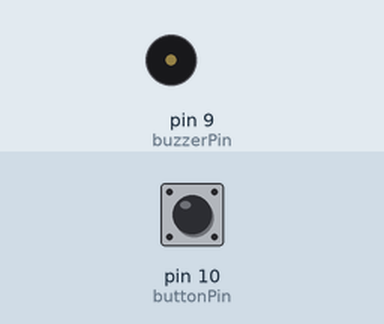
A sketch run on a simulated Arduino Uno, built with avr-gcc and run on an emulated ATmega328P. Parts: buzzer (waves = sounding). The inputs (shaded band) are chosen by the test bench; at power-on: pin 10 (buttonPin) LOW.

Above: at 1.2 s.
1.3 s: pin 10 (buttonPin) pulled HIGH for 0.15 s
At 1.55 s:
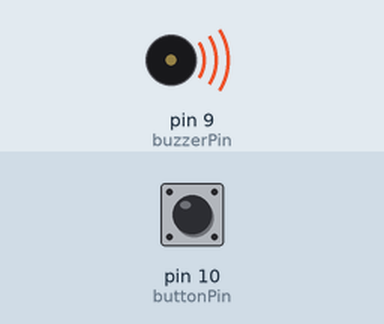
Timing chart, 0 to 10.4 s (numbered marks = the images above; inputs shaded):
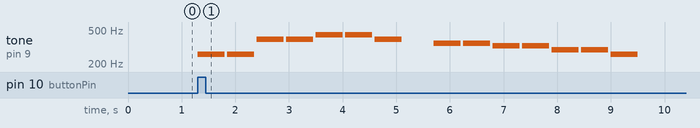

The sketch:

code.ino
```cpp
// Global variables
int SOUND_DURATION = 500;      // 500 milliseconds
int SILENCE_DURATION = 50;     // 50 milliseconds
int MELODY[] = {1, 1, 5, 5, 6, 6, 5, 0, 4, 4, 3, 3, 2, 2, 1}; // Melody for "Twinkle Twinkle Little Star"

const int buzzerPin = 9;       // Pin connected to the buzzer
const int buttonPin = 10;       // Pin connected to the push down button

void setup() {
  pinMode(buzzerPin, OUTPUT);  // Set the buzzer pin as an output
  pinMode(buttonPin, INPUT);   // Set the button pin as an input
}

void loop() {
  if (digitalRead(buttonPin) == HIGH) {  // Check if the button is pressed
    for (int i = 0; i < sizeof(MELODY)/sizeof(MELODY[0]); i++) {
      int note = MELODY[i];
      int frequency = getNoteFrequency(note);

      if (frequency > 0) {
        tone(buzzerPin, frequency, SOUND_DURATION);  // Play the note
      } else {
        noTone(buzzerPin);  // No sound for '0'
      }

      delay(SOUND_DURATION + SILENCE_DURATION);  // Wait for the duration of the note plus silence
    }
  }
}

// Function to get the frequency of a note
int getNoteFrequency(int note) {
  switch (note) {
    case 1: return 261;  // Frequency of note "Do (Low)"
    case 2: return 293;  // Frequency of note "Re"
    case 3: return 329;  // Frequency of note "Mi"
    case 4: return 349;  // Frequency of note "Fa"
    case 5: return 392;  // Frequency of note "Sol"
    case 6: return 440;  // Frequency of note "La"
    case 7: return 493;  // Frequency of note "Si"
    case 8: return 523;  // Frequency of note "Do (High)"
    default: return 0;   // Default case: no sound
  }
}
```

Measured:
- after the input at 1.3 s, tone on pin 9 (buzzerPin): plays 261 Hz for 0.50 s, 261 Hz for 0.50 s, 392 Hz for 0.50 s, 392 Hz for 0.50 s, 440 Hz for 0.50 s, 440 Hz for 0.50 s … (14 notes in this stretch), starting at once
